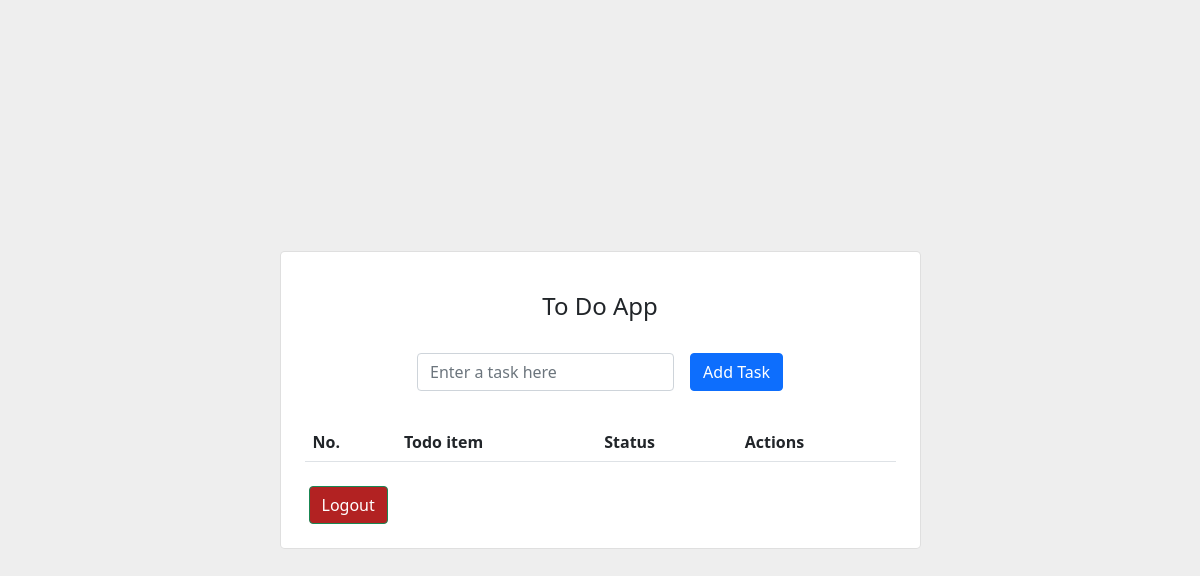
Page / (signed in) on the earlier database version.
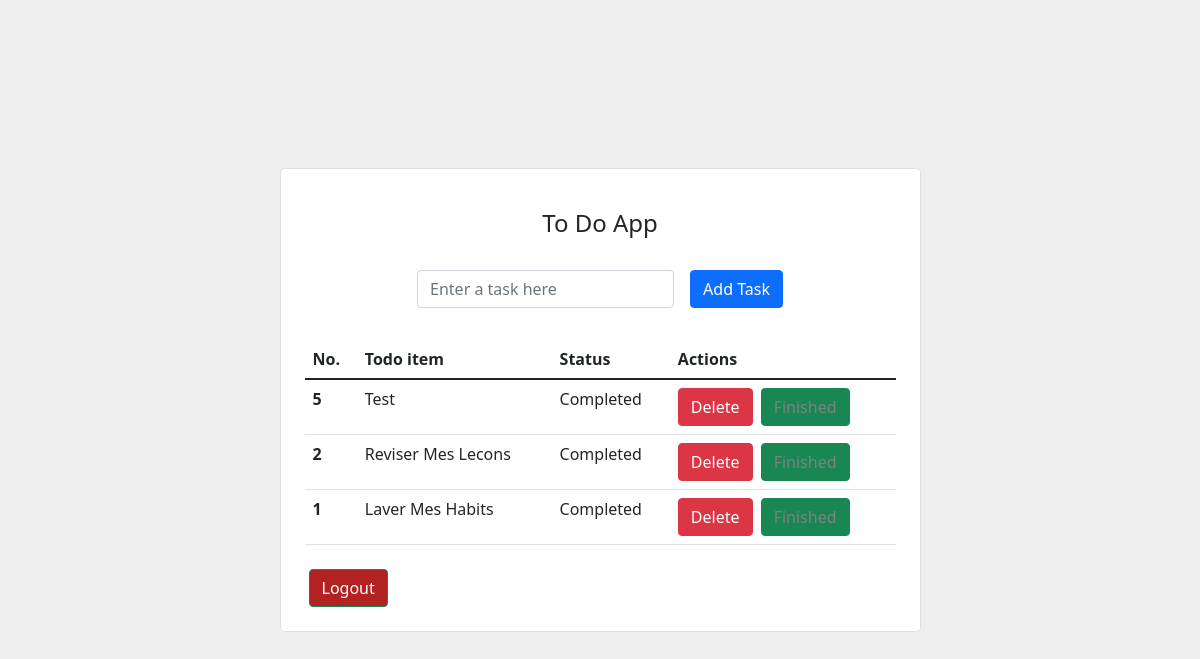
Same page on the later database version.
### todoapp/models.py (models this page shows, shortened)
class Todo(models.Model):
    user = models.ForeignKey(User, on_delete = models.CASCADE)
    title = models.CharField(max_length = 500)
    status = models.BooleanField(default=False)

### todoapp/views.py (the view)
# urls.py: path('', views.home, name='home'),
@login_required(login_url='login')
def home(request):
    get_all_todo = Todo.objects.filter(user=request.user).order_by('-id') #, status = True
    if request.method == "POST":
        task = request.POST['task']
        new_task, created = Todo.objects.get_or_create(user=request.user, title=task, status=False)
        new_task.save()
    template_name = 'todoapp/todo.html'
    context = {
        'get_all_todo':get_all_todo,
    }
    return render(request, template_name, context)

### todoapp/templates/todoapp/todo.html (shortened to what this page needs)
<link rel="stylesheet" href="https://cdn.jsdelivr.net/npm/bootstrap@5.1.3/dist/css/bootstrap.min.css">
<section class="vh-100" style="background-color: #eee;">
    <div class="container py-5 h-100">
      <div class="row d-flex justify-content-center align-items-center h-100">
        <div class="col col-lg-9 col-xl-7">
          <div class="card rounded-3">
            <div class="card-body p-4">
              <h4 class="text-center my-3 pb-3">To Do App</h4>
              <form method="post" class="row row-cols-lg-auto g-3 justify-content-center align-items-center mb-4 pb-2">
                <div class="col-12">
                  <div class="form-outline">
                    <input type="text" id="form1" class="form-control" name="task" required placeholder="Enter a task here"/>
                  </div>
                </div>
                <div class="col-12">
                  <button type="submit" class="btn btn-primary">Add Task</button>
                </div>
              </form>
              <table class="table mb-4">
                <thead>
                  <tr>
                    <th scope="col">No.</th>
                    <th scope="col">Todo item</th>
                    <th scope="col">Status</th>
                    <th scope="col">Actions</th>
                  </tr>
                </thead>
                <tbody>
                  {% for task in get_all_todo %}
                  <tr>
                    <th scope="row"> {{task.id}} </th>
                    <td>{{task.title}}</td>
                    {% if task.status %}
                    <td>Completed</td>
                    {% else %}
                    <td>In progress</td>
                    {% endif %}
                    <td>
                      <a type="submit" href=" {% url "delete_task" task.id %} " class="btn btn-danger" >Delete</a>
                      {% if task.status %}
                      <a type="submit" class="btn btn-success ms-1 disable" href=" {% url "update" task.id %} ">Finished</a>
                      {% else %}
                      <a type="submit" class="btn btn-success ms-1" href=" {% url "update" task.id %} ">Finished</a>
                      {% endif %}
                    </td>
                  </tr>
                  {% endfor %}
                </tbody>
              </table>
              <a type="submit" style="background-color: firebrick; color: white; text-align: right;" class="btn btn-success ms-1" href=" {% url "logout" %} ">Logout</a>
            </div>
          </div>
        </div>
      </div>
    </div>
  </section>

Differences in the rows shown:
added Todo: id "5", title "Test", status "Completed"
added Todo: id "2", title "Reviser Mes Lecons", status "Completed"
added Todo: id "1", title "Laver Mes Habits", status "Completed"
